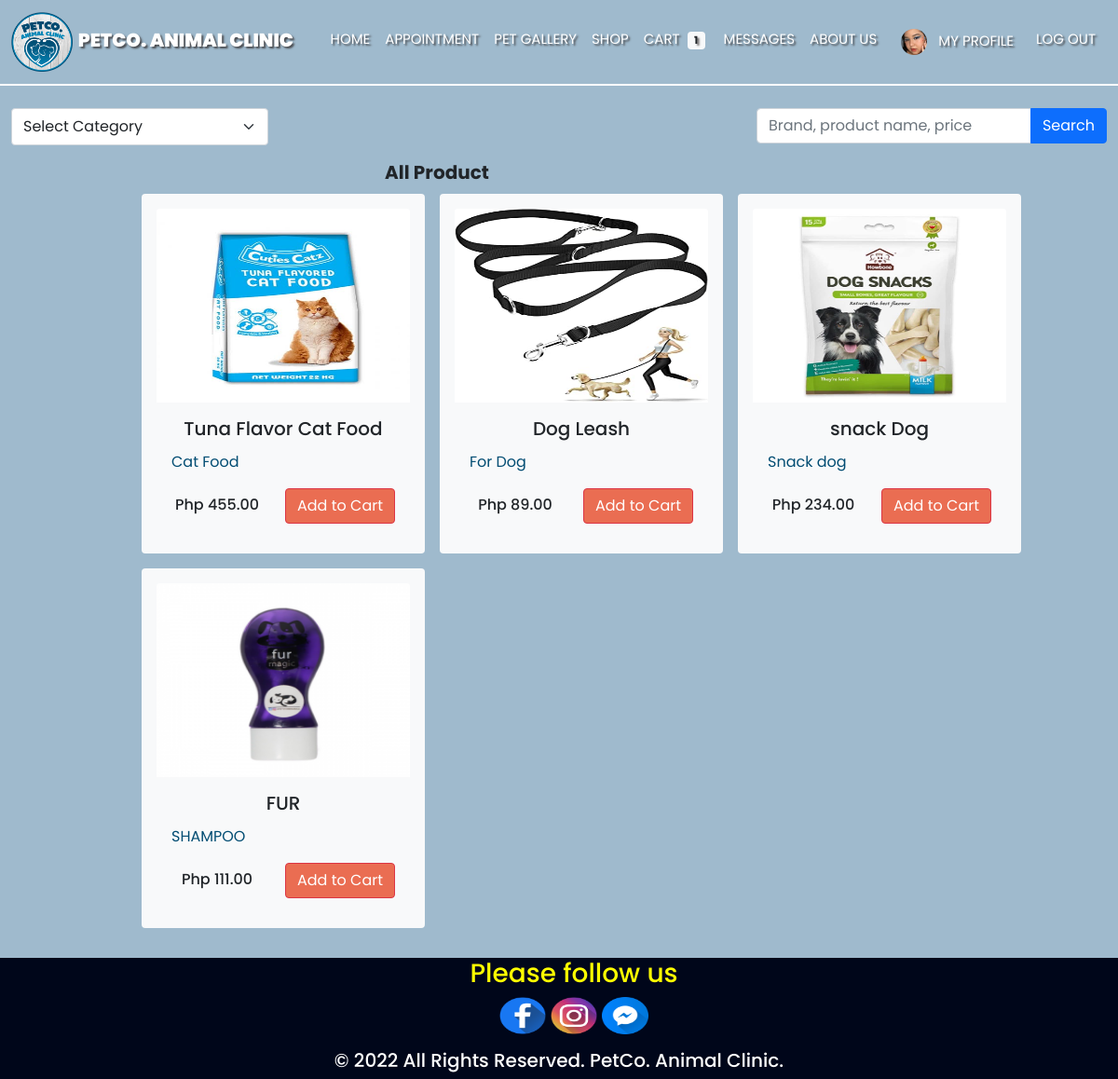
The app's page /product.php (signed in) with its own data.
### tables this page shows
CREATE TABLE `usertable` (
  `id` int(11) NOT NULL,
  `first_name` varchar(255) NOT NULL,
  `middle_name` varchar(255) NOT NULL,
  `last_name` varchar(255) NOT NULL,
  `suffix` varchar(10) NOT NULL,
  `position` varchar(255) NOT NULL,
  `address` varchar(255) NOT NULL,
  `email` varchar(255) NOT NULL,
  `password` varchar(255) NOT NULL,
  `code` mediumint(50) NOT NULL,
  `status` text NOT NULL,
  `contact` varchar(100) NOT NULL,
  `image_dir` varchar(255) NOT NULL,
  `image_filename` varchar(255) NOT NULL,
  `user_level` varchar(255) NOT NULL,
  `archive` varchar(255) NOT NULL
);

CREATE TABLE `admin_menu` (
  `Menu_id` int(11) NOT NULL,
  `Menu_name` varchar(255) NOT NULL,
  `Menu_description` varchar(255) NOT NULL,
  `Menu_price` double NOT NULL,
  `Menu_category` varchar(255) NOT NULL,
  `Menu_dir` varchar(255) NOT NULL,
  `Menu_filename` varchar(255) NOT NULL,
  `expiration` date DEFAULT NULL
);

### product.php (the view, shortened to what this page needs)
<?php require('layouts/header_employee.php');
     require('php/connection.php');
?>
<link rel="stylesheet" type="text/css" href="css/styles.css">
    <link rel="stylesheet" type="text/css" href="css/product.css">
    <div class="container-fluid mt-4">
        <div class="row">
            <div class="col-3">
                <form action="product.php" method="GET">
                    <div class="input-group flex-nowrap ">
                        <select class="form-select form-select-md" name="select_category" required
                            onchange="this.form.submit()">
                            <option value="" name="select_all">Select Category</option>
                        </select>
                    </div>
                </form>
            </div>
            <div class="col">
            </div>
            <div class="col-4 float-end">
                <form action="product.php" method="GET">
                    <div class="input-group mb-3">
                        <input type="text" class="form-control" name="search" value="<?php if(isset($_GET['search'])) {
                                            echo $_GET['search'];
                                        }?>" placeholder="Brand, product name, price ">
                        <button class="btn btn-primary">Search</button>
                    </div>
                </form>
            </div>
        </div>
    </div>
    <?php
                if(!isset($_GET['search']) && !isset($_GET['select_category'])){
                $menu = mysqli_query($con,"SELECT * FROM admin_menu ");
                    if(mysqli_num_rows($menu)>0 ){
                        ?>
    <section class="product ms-5 mb-4">
        <center>
            <div class="fs-5 fw-bold ">All Product</div>
        </center>
        <div class="box-container justify-content-center">
            <?php
                            while($fetch_product = mysqli_fetch_assoc($menu)){
                            ?>
            <form action="product.php" method="post" class="bg-light m-2 rounded">
                <div class="m-3 mb-3 rounded-3 ">
                    <a href="home-view-image.php?id=<?php echo $fetch_product['Menu_id'] ?>" class=" w-100 mb-3"><img
                            src="asset/menu/<?php echo $fetch_product['Menu_filename']?>" alt="Image section"
                            class="card-img-top  img-responsive " style="height:13rem; width:100%;"></a>
                    <div class="card-body d-flex flex-column">
                        <h5 class="card-title text-center"><?php echo $fetch_product['Menu_name']?></h5>
                        <p class="card-text d-inline-block text-truncate mt-1">
                            <?php echo $fetch_product['Menu_description'] ?>
                        </p>
                        <div class="row">
                            <div class="col">
                                <h6 class="card-text  text-dark mt-2 text-center">
                                    Php <?php echo $fetch_product['Menu_price']?>.00
                                </h6>
                            </div>
                            <div class="col">
                                <input type="submit" name="add_to_cart" value="Add to Cart"
                                    class="btn btn-danger bg-button text w-90">
                            </div>
                        </div>
                    </div>
                </div>
            </form>
            <?php
                        }; ?>
        </div>
    </section>
    <?php };?>
    <?php } ?>
    <footer class=" footer-banner" id="about">
        <div class="container text">
            <div class="row">
                <div class="col-12 text-center">
                    <ul class="follow">
                        <h3>Please follow us</h3>
                        <a href="https://www.facebook.com/"><img src="asset/facebook.png" width="50px"
                                height="40px"></a>
                        <a href="https://www.instagram.com//"><img src="asset/instagram.png" width="50px"
                                height="40px"></a>
                        <a href="https://www.messenger.com/"><img src="asset/messenger.png" width="50px"
                                height="40px"></a>
                    </ul>
                    <h5>© 2022 All Rights Reserved. PetCo. Animal Clinic.</h5>
                </div>
            </div>
        </div>
    </footer>
</body>
</html>

### layouts/header_employee.php (shortened to what this page needs)
<?php
  require('php/connection.php');
  $user_id = $_SESSION['user_id'];
  ?>
<!DOCTYPE html>
<html lang="en">
<head>
    <link href="https://cdn.jsdelivr.net/npm/bootstrap@5.0.2/dist/css/bootstrap.min.css" rel="stylesheet"
>
    <link rel="stylesheet" href="https://cdnjs.cloudflare.com/ajax/libs/font-awesome/4.7.0/css/font-awesome.min.css">
    <link rel="stylesheet" href="css/emp.css">
</head>
<body>
    <nav class="navbar navbar-expand-lg navbar-light ; ">
        <div class="container-fluid">
            <a class="navbar-brand" href="#">
                <img src="asset/logopet.png" alt="Logo" class="logo" />
                <span style="text-shadow: 2px 2px 2px  rgba(49, 44, 44, 0.767);" class="text-white"><b>PETCO. ANIMAL
                        CLINIC</b></span>
            </a>
        </div>
        <div class="collapse navbar-collapse me-3" id="navbarScroll">
            <ul class="navbar-nav me-auto my-0 my-lg-0 " style="--bs-scroll-height: 100px;">
                <?php if($_SESSION['user_level']=='employee'){ ?>
                <div class="text-nowrap">
                    <li class="nav-item">
                        <a class="nav-link text-white" id="home-menu" style="border-radius:10px;" aria-current="page"
                            href="employee-dashboard.php">HOME</a>
                    </li>
                </div>
                <?php  }else{ ?>
                <div class="text-nowrap">
                    <li class="nav-item">
                        <a class="nav-link text-white" id="home-menu" style="border-radius:10px;" aria-current="page"
                            href="home.php">HOME</a>
                    </li>
                </div>
                <div class="text-nowrap">
                    <li class="nav-item">
                        <a class="nav-link text-white" id="appointment-menu" href="appointment-user.php">APPOINTMENT</a>
                    </li>
                </div>
                <?php } ?>
                <?php if($_SESSION['user_level']=='employee'){ ?>
                <div class="text-nowrap">
                    <li class="nav-item">
                        <a class="nav-link text-white " id="product-menu" href="employee-menu.php">PRODUCTS</a>
                    </li>
                </div>
                <div class="text-nowrap">
                    <li class="nav-item">
                        <a class="nav-link text-white " id="list-appointment-menu"
                            href="appointment_list.php">APPOINTMENT LIST</a>
                    </li>
                </div>
                <?php  }else{ ?>
                <div class="text-nowrap">
                    <li class="nav-item">
                        <a class="nav-link text-white" href="home.php#imagesec">PET GALLERY</a>
                    </li>
                </div>
                <div class="text-nowrap">
                    <li class="nav-item">
                        <a class="nav-link text-white " id="shop-user" href="product.php">SHOP</a>
                    </li>
                </div>
                <?php
                    $select_rows = mysqli_query($con,"SELECT * FROM `cart` WHERE Cart_user_id = '$user_id'") or die ('query failed');
                    $row_count = mysqli_num_rows($select_rows);
                  ?>
                <div class="text-nowrap">
                    <li class="nav-item">
                    <a class="nav-link text-white  " id="cart-user-user" href="cart.php">CART
                            <?php if($row_count>0){ ?> <span
                                class="badge badge-light mx-1 bg-light text-dark"><?php echo $row_count ?></span><?php } ?>
                        </a>
                    </li>
                </div>
                <?php } ?>
                <div class="text-nowrap">
                    <li class="nav-item">
                        <a class="nav-link text-white" id="message-menu" href="messages.php">MESSAGES</a>
                    </li>
                </div>
                <?php if($_SESSION['user_level']=='employee'){ ?>
                <div class="text-nowrap">
                    <li class="nav-item">
                        <a class="nav-link text-white" href="#imagesec">MY PROFILE</a>
                    </li>
                </div>
                <?php  }else{ ?>
                    <div class="text-nowrap">
                    <li class="nav-item">
                        <a class="nav-link text-white" href="home.php#about">ABOUT US</a>
                    </li>
                </div>
                <div class="text-nowrap">
                    <li class="nav-item">
                        <?php
                            $select_user = mysqli_query($con, "SELECT * FROM usertable WHERE id = '$user_id'");
                            if(mysqli_num_rows($select_user) > 0){
                            $fetch_user = mysqli_fetch_assoc($select_user);
                            };
                        ?>
                        <a class="nav-link text-white" id="user-user" href="userprofile.php"><img
                                src="asset/profiles/<?php echo $fetch_user['image_filename']?>" alt="user"
                                style=" margin-left: 10px" width="28" height="28" class="rounded-circle">
                            <span
                                class="d-none d-sm-inline mx-2">MY PROFILE</span>
                        </a>
                    </li>
                </div>
                <?php } ?>
                <div class="text-nowrap">
                    <li class="nav-item">
                        <a class="nav-link text-white" href="logout-user.php"
                                onclick="return confirm('Are you sure do you want to sign out?')">LOG OUT</a>
                    </li>
                </div>
        </div>
    </nav>
    <div>

### css/emp.css (style rules this page uses)
* { margin: 0; padding: 0; box-sizing: border-box; font-family: 'Poppins', sans-serif; }
body { background: #9FBACD; }
h1, p { color: #034D73; }
.logo { width:22%; height:8vh; }
.navbar { background: #9FBACD; border-bottom: 2px solid white; }
.navbar-brand { font-family: 'Gothic A1', sans-serif; font-size: 20px; font-weight: bold; }
.nav-item { font-family: 'Gothic A1', sans-serif; font-size: 15px; text-shadow: 2px 2px 2px rgba(49, 44, 44, 0.767); }
.nav-link { border-radius: 10px; }
.container { justify-content: center; }
select, option { width: 550px; height: 40px; }

### css/styles.css (style rules this page uses)
* { font-family: 'Poppins', sans-serif; }
body { background: #9FBACD; }
.logo { width:22%; height:8vh; }
.navbar { background: #9FBACD; border-bottom: 2px solid white; }
.navbar-brand { font-family: 'Gothic A1', sans-serif; font-size: 20px; font-weight: bold; }
.nav-item { font-family: 'Gothic A1', sans-serif; font-size: 15px; }
.nav-link { border-radius: 10px; }
.footer-banner { background-color: #2E313A; }
.bg-button { background:#EA6D52; }
* { padding: 0; margin: 0; }
.text { color: white; }
.footer-banner { background-color: #00061a; }
.follow { font-size: 20px; color: yellow; }

### css/product.css (style rules this page uses)
.product .box-container { display: grid; grid-template-columns: repeat(auto-fit, 20rem); margin-left:auto; margin-right: auto; }
select { background-color: transparent; color: rgba(255, 255, 255, 0.85); }

### records on screen
usertable: image_filename (picture)
admin_menu: Menu_filename (picture), Menu_name "Tuna Flavor Cat Food", Menu_description "Cat Food", Menu_price "455"
admin_menu: Menu_filename (picture), Menu_name "Dog Leash", Menu_description "For Dog", Menu_price "89"
admin_menu: Menu_filename (picture), Menu_name "snack Dog", Menu_description "Snack dog", Menu_price "234"
admin_menu: Menu_filename (picture), Menu_name "FUR", Menu_description "SHAMPOO", Menu_price "111"

### other values on screen
$row_count "1"
